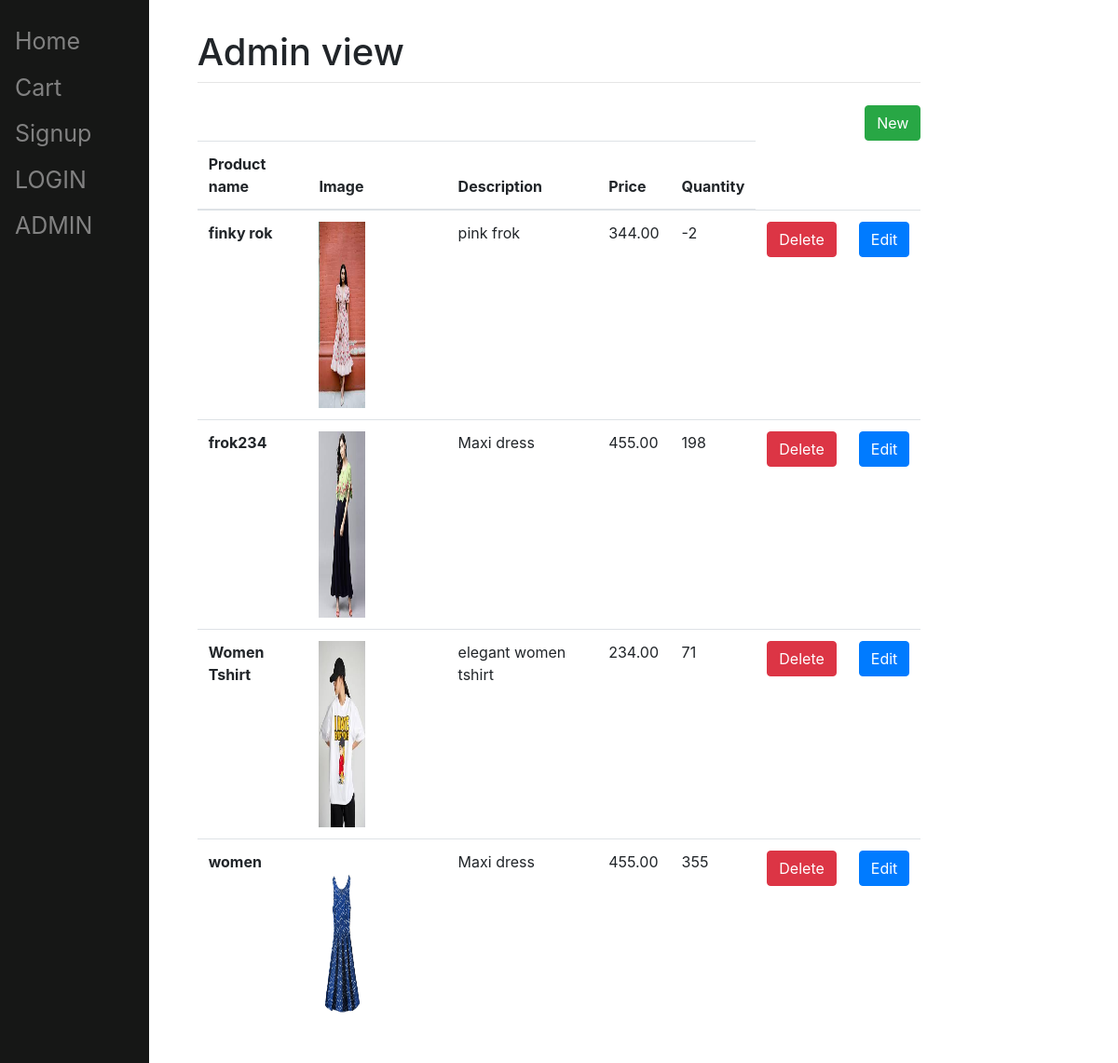
The page /admin_view/ on the database as committed earlier.
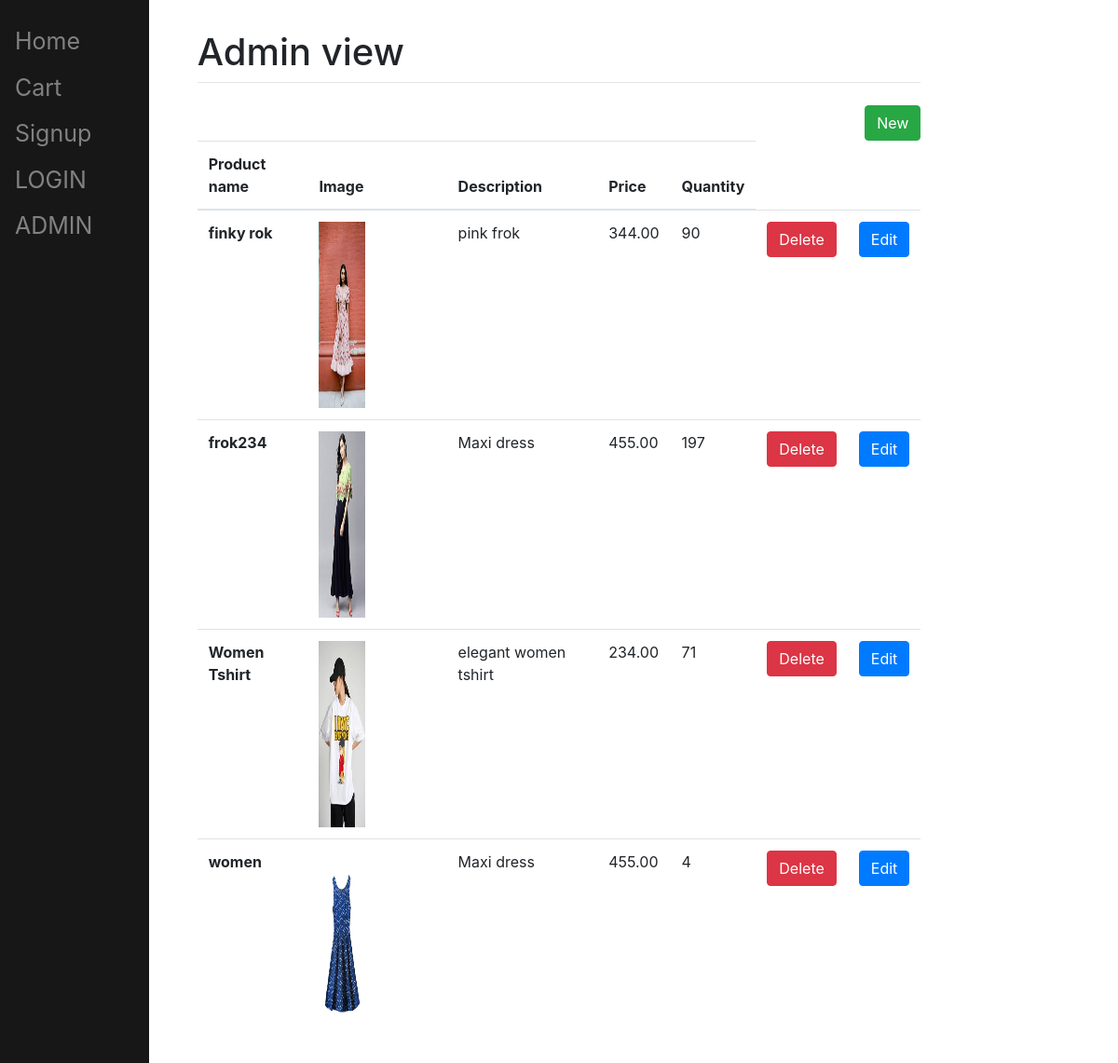
The same page on the database as committed later.
### shop/models.py (models this page shows, shortened)
class Product(models.Model):
    user = models.ForeignKey(User, on_delete=models.CASCADE, null=True, blank=True)
    productname = models.CharField(max_length=200, null=True, blank=True)
    price = models.DecimalField(max_digits=5, decimal_places=2, blank=True, null=True)
    description = models.TextField(null=True, blank=True)
    quantity = models.IntegerField(default=2)
    productimage = models.ImageField(upload_to="images/", blank=True, null=True)
    checkbutton = models.BooleanField(default=False, null=True, blank=True)

### shop/views.py (the view, shortened to what this page needs)
# urls.py: path('admin_view/', views.admin_view, name='admin_view'),
def admin_view(request):
    products = Product.objects.all
    return render(request, "shop/admin_view.html", {'products': products})

### shop/templates/shop/admin_view.html (shortened to what this page needs)
{% extends 'shop/base.html' %}
{% block title %} Admin view {% endblock %}
{% block content %}
<div class="d-grid gap-2 d-md-flex justify-content-md-end">
        <a href="add_stock/" class="btn btn-success">New</a>
</div>
<table class="table">
            <thead>
            <tr>
                <th scope="col">Product name</th>
                <th scope="col">Image</th>
                <th scope="col">Description</th>
                <th scope="col">Price</th>
                <th scope="col">Quantity</th>
            </tr>
            </thead>
    {% for product in products %}
    <form method="post">
            <tbody>
                <tr>
                    <th scope="row">{{product.productname}}</th>
                    <td><img src="/media/{{product.productimage}}" style="width: 40%; height: 200px;" alt="/media/{{product.productimage}}"></td>
                    <td>{{product.description}}</td>
                    <td>{{product.price}}</td>
                    <td>{{product.quantity}}</td>
                    <td><button type="submit" name="delete" value="delete" class="btn btn-danger">Delete</button></td>
                    <td><button type="submit" name="edit" value="edit" class="btn btn-primary">Edit</button></td>
                </tr>
            </tbody>
    </form>
    {% endfor %}
</table>
{% endblock %}

Rows that differ between the two databases and show on the page:
changed Product "finky rok": quantity "-2" → "90"
changed Product "frok234": quantity "198" → "197"
changed Product "women": quantity "355" → "4"
